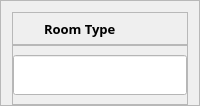
                                <widget class="QFrame" name="frame_9">
                                 <property name="sizePolicy">
                                  <sizepolicy hsizetype="Expanding" vsizetype="Preferred">
                                   <horstretch>0</horstretch>
                                   <verstretch>0</verstretch>
                                  </sizepolicy>
                                 </property>
                                 <property name="frameShape">
                                  <enum>QFrame::StyledPanel</enum>
                                 </property>
                                 <property name="frameShadow">
                                  <enum>QFrame::Raised</enum>
                                 </property>
                                 <layout class="QVBoxLayout" name="verticalLayout_25">
                                  <property name="spacing">
                                   <number>0</number>
                                  </property>
                                  <property name="bottomMargin">
                                   <number>0</number>
                                  </property>
                                  <item>
                                   <widget class="QFrame" name="frame_10">
                                    <property name="styleSheet">
                                     <string notr="true"/>
                                    </property>
                                    <property name="frameShape">
                                     <enum>QFrame::StyledPanel</enum>
                                    </property>
                                    <property name="frameShadow">
                                     <enum>QFrame::Raised</enum>
                                    </property>
                                    <layout class="QHBoxLayout" name="horizontalLayout_18">
                                     <property name="leftMargin">
                                      <number>0</number>
                                     </property>
                                     <property name="topMargin">
                                      <number>3</number>
                                     </property>
                                     <property name="rightMargin">
                                      <number>0</number>
                                     </property>
                                     <property name="bottomMargin">
                                      <number>3</number>
                                     </property>
                                     <item>
                                      <widget class="QLabel" name="label_5">
                                       <property name="minimumSize">
                                        <size>
                                         <width>25</width>
                                         <height>25</height>
                                        </size>
                                       </property>
                                       <property name="maximumSize">
                                        <size>
                                         <width>25</width>
                                         <height>25</height>
                                        </size>
                                       </property>
                                       <property name="text">
                                        <string/>
                                       </property>
                                       <property name="pixmap">
                                        <pixmap>edit.svg</pixmap>
                                       </property>
                                       <property name="scaledContents">
                                        <bool>true</bool>
                                       </property>
                                      </widget>
                                     </item>
                                     <item>
                                      <widget class="QLabel" name="label_12">
                                       <property name="font">
                                        <font>
                                         <family>Century Gothic</family>
                                         <pointsize>10</pointsize>
                                         <weight>75</weight>
                                         <bold>true</bold>
                                        </font>
                                       </property>
                                       <property name="text">
                                        <string>Room Type</string>
                                       </property>
                                      </widget>
                                     </item>
                                    </layout>
                                   </widget>
                                  </item>
                                  <item>
                                   <widget class="QFrame" name="frame_11">
                                    <property name="frameShape">
                                     <enum>QFrame::StyledPanel</enum>
                                    </property>
                                    <property name="frameShadow">
                                     <enum>QFrame::Raised</enum>
                                    </property>
                                    <layout class="QGridLayout" name="gridLayout_25">
                                     <property name="leftMargin">
                                      <number>0</number>
                                     </property>
                                     <property name="rightMargin">
                                      <number>0</number>
                                     </property>
                                     <item row="0" column="0">
                                      <widget class="QLineEdit" name="txtARroomtype">
                                       <property name="minimumSize">
                                        <size>
                                         <width>0</width>
                                         <height>40</height>
                                        </size>
                                       </property>
                                       <property name="font">
                                        <font>
                                         <family>Century Gothic</family>
                                         <pointsize>10</pointsize>
                                        </font>
                                       </property>
                                       <property name="styleSheet">
                                        <string notr="true">background-color: rgb(255, 255, 255);</string>
                                       </property>
                                      </widget>
                                     </item>
                                    </layout>
                                   </widget>
                                  </item>
                                 </layout>
                                </widget>
